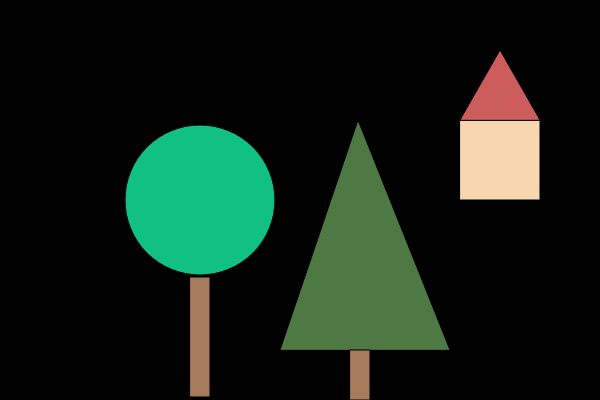
Frame 1 (no input)
Frame 60 (no input): identical to frame 1, image omitted
Frame 120 (the mouse pressed at the canvas centre since frame 60): identical to frame 1, image omitted

The p5.js sketch that drew this single still picture (run headless with seeded random() and noise() and a simulated clock; from frame 60 on, the mouse is pressed at the canvas centre):

// p5.js sketch
// ── sketch.js
function setup() {
  createCanvas(600, 400);
}

function draw() {
  background(0);
  house();
  roundTree();
  tree();
}

function house() {
  fill(246, 215, 176);
  rect(460, 120, 80, 80);
  fill(205, 92, 92);
  triangle(460, 120, 500, 50, 540, 120);
}

function roundTree() {
  fill(17, 193, 131);
  circle(200, 200, 150);
  fill(166, 123, 91);
  rect(190, 277, 20, 120);
}

function tree() {
  fill(79, 121, 66);
  triangle(280, 350, 358, 120, 450, 350);
  fill(166, 123, 91);
  rect(350, 350, 20, 50);
}
